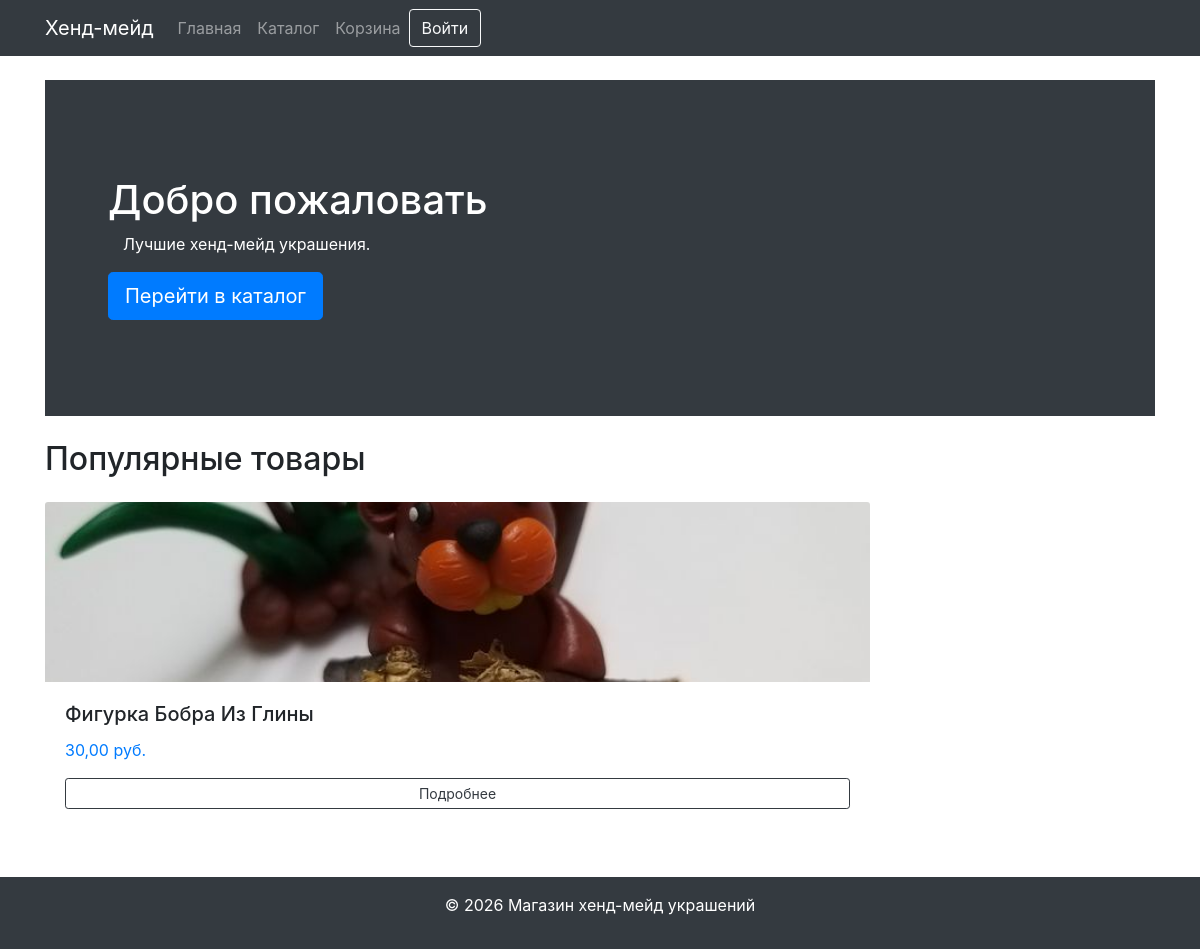
The page / on the database its author committed.
### shop_lb/models.py (models this page shows, shortened)
class Product(Model):
    name = models.CharField(max_length=200, verbose_name="Название")
    description = models.TextField(verbose_name="Описание")
    image = models.ImageField(upload_to='products/%Y/%m/%d/', verbose_name="Фото товара")
    price = models.DecimalField(
        max_length=10,
        decimal_places=2,
        max_digits=10,
        validators=[MinValueValidator(0)],
        verbose_name="Цена"
    )
    stock_quantity = models.IntegerField(
        validators=[MinValueValidator(0)],
        verbose_name="Количество на складе"
    )
    category = models.ForeignKey(Category, on_delete=models.CASCADE, verbose_name="Категория")
    manufacturer = models.ForeignKey(Getter, on_delete=models.CASCADE, verbose_name="Производитель")

### shop_lb/views.py (the view)
# urls.py: path('', views.index, name='home'),
def index(request):
    popular_products = Product.objects.all().order_by('-id')[:6]
    categories = Category.objects.all()
    context = {
        'popular_products': popular_products,
        'categories': categories
    }
    return render(request, 'shop/index.html', context)

### shop_lb/templates/shop/index.html
{% extends 'base.html' %}
{% load static %}
{% block content %}
<div class="p-5 mb-4 bg-dark text-white rounded-3 shadow">
    <div class="container-fluid py-5">
        <h1 class="display-5 fw-bold">Добро пожаловать</h1>
        <p class="col-md-8 fs-4">Лучшие хенд-мейд украшения.</p>
        <a href="{% url 'product_list' %}" class="btn btn-primary btn-lg">Перейти в каталог</a>
    </div>
</div>
<div class="row">
    <div class="col-lg-9">
        <h2 class="mb-4">Популярные товары</h2>
        <div class="row row-cols-1 row-cols-md-3 g-4">
            {% for product in popular_products %}
            <div class="col">
                <div class="card h-100 border-0 shadow-sm">
                    {% if product.image %}
                        <img src="{{ product.image.url }}" class="card-img-top" alt="{{ product.name }}" style="height: 180px; object-fit: cover;">
                    {% else %}
                        <img src="{% static 'images/no-image.png' %}" class="card-img-top" alt="Нет фото">
                    {% endif %}
                    <div class="card-body">
                        <h5 class="card-title text-truncate">{{ product.name }}</h5>
                        <p class="fw-bold text-primary">{{ product.price }} руб.</p>
                        <a href="{% url 'product_detail' product.pk %}" class="btn btn-outline-dark btn-sm w-100">Подробнее</a>
                    </div>
                </div>
            </div>
            {% endfor %}
        </div>
    </div>
</div>
{% endblock %}

### rows shown on the page
Product: image (picture), name "Фигурка Бобра Из Глины", price "30,00"
